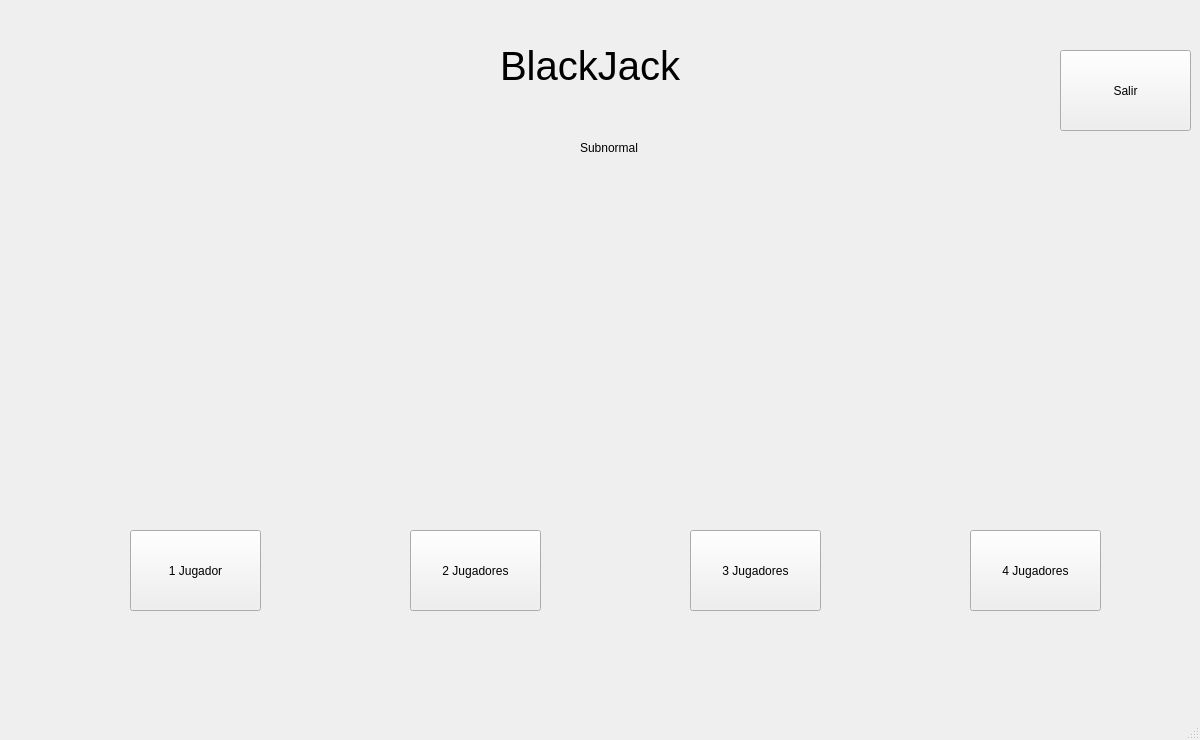
<?xml version="1.0" encoding="UTF-8"?>
<ui version="4.0">
 <class>MainWindow</class>
 <widget class="QMainWindow" name="MainWindow">
  <property name="geometry">
   <rect>
    <x>0</x>
    <y>0</y>
    <width>1200</width>
    <height>740</height>
   </rect>
  </property>
  <property name="windowTitle">
   <string>MainWindow</string>
  </property>
  <widget class="QWidget" name="centralwidget">
   <widget class="QPushButton" name="boton_jugador1">
    <property name="geometry">
     <rect>
      <x>130</x>
      <y>530</y>
      <width>131</width>
      <height>81</height>
     </rect>
    </property>
    <property name="text">
     <string>1 Jugador</string>
    </property>
   </widget>
   <widget class="QPushButton" name="boton_jugador2">
    <property name="geometry">
     <rect>
      <x>410</x>
      <y>530</y>
      <width>131</width>
      <height>81</height>
     </rect>
    </property>
    <property name="text">
     <string>2 Jugadores</string>
    </property>
   </widget>
   <widget class="QPushButton" name="boton_jugador3">
    <property name="geometry">
     <rect>
      <x>690</x>
      <y>530</y>
      <width>131</width>
      <height>81</height>
     </rect>
    </property>
    <property name="text">
     <string>3 Jugadores</string>
    </property>
   </widget>
   <widget class="QPushButton" name="boton_jugador4">
    <property name="geometry">
     <rect>
      <x>970</x>
      <y>530</y>
      <width>131</width>
      <height>81</height>
     </rect>
    </property>
    <property name="text">
     <string>4 Jugadores</string>
    </property>
   </widget>
   <widget class="QPushButton" name="boton_salir">
    <property name="geometry">
     <rect>
      <x>1060</x>
      <y>50</y>
      <width>131</width>
      <height>81</height>
     </rect>
    </property>
    <property name="text">
     <string>Salir</string>
    </property>
   </widget>
   <widget class="QLabel" name="label">
    <property name="geometry">
     <rect>
      <x>500</x>
      <y>30</y>
      <width>231</width>
      <height>71</height>
     </rect>
    </property>
    <property name="font">
     <font>
      <pointsize>30</pointsize>
     </font>
    </property>
    <property name="text">
     <string>BlackJack</string>
    </property>
   </widget>
   <widget class="QLabel" name="label_2">
    <property name="geometry">
     <rect>
      <x>580</x>
      <y>140</y>
      <width>71</width>
      <height>16</height>
     </rect>
    </property>
    <property name="text">
     <string>Subnormal</string>
    </property>
   </widget>
   <widget class="QLabel" name="Mesa">
    <property name="geometry">
     <rect>
      <x>0</x>
      <y>-20</y>
      <width>1200</width>
      <height>740</height>
     </rect>
    </property>
    <property name="text">
     <string/>
    </property>
   </widget>
   <zorder>Mesa</zorder>
   <zorder>boton_jugador1</zorder>
   <zorder>boton_jugador2</zorder>
   <zorder>boton_jugador3</zorder>
   <zorder>boton_jugador4</zorder>
   <zorder>boton_salir</zorder>
   <zorder>label</zorder>
   <zorder>label_2</zorder>
  </widget>
  <widget class="QMenuBar" name="menubar">
   <property name="geometry">
    <rect>
     <x>0</x>
     <y>0</y>
     <width>1200</width>
     <height>22</height>
    </rect>
   </property>
  </widget>
  <widget class="QStatusBar" name="statusbar"/>
 </widget>
 <resources/>
 <connections/>
</ui>
